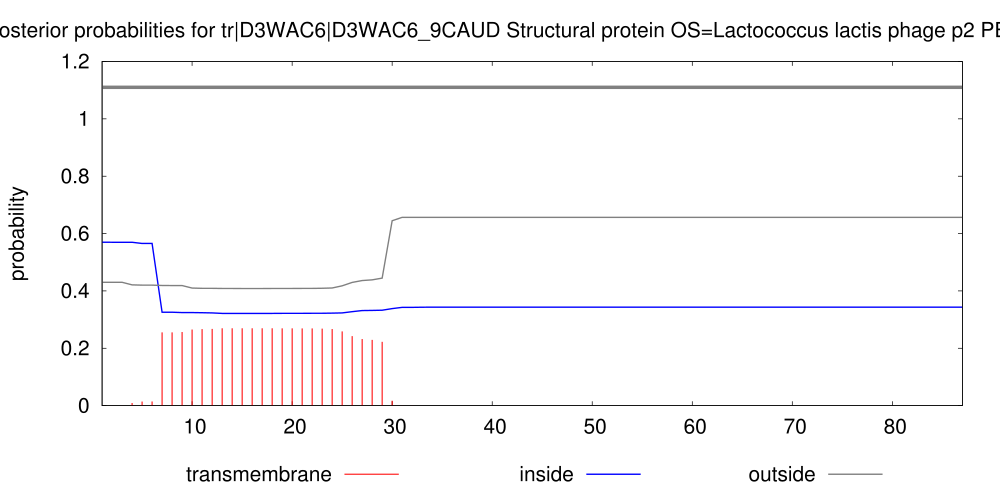

Recreate this plot in gnuplot.
set arrow from 1,1.11 to 87,1.11 nohead lt 9 lw 10
set key below
set title "TMHMM posterior probabilities for tr|D3WAC6|D3WAC6_9CAUD Structural protein OS=Lactococcus lactis phage p2 PE=4 SV=1 ORF=7"
set yrange [0:1.2]
set size 2., 1.4
#set xlabel "position"
set ylabel "probability"
set xrange [1:87]
# Make the ps plot
set term postscript eps color solid "Helvetica" 30
set output "./TMHMM_9908/tr_D3WAC6_D3WAC6_9CAUD.eps"
plot "./TMHMM_9908/tr_D3WAC6_D3WAC6_9CAUD.plp" using 1:4 title "transmembrane" with impulses lt 1 lw 3, \
"" using 1:3 title "inside" with line lt 3 lw 4, \
"" using 1:5 title "outside" with line lt 9 lw 4
exit
